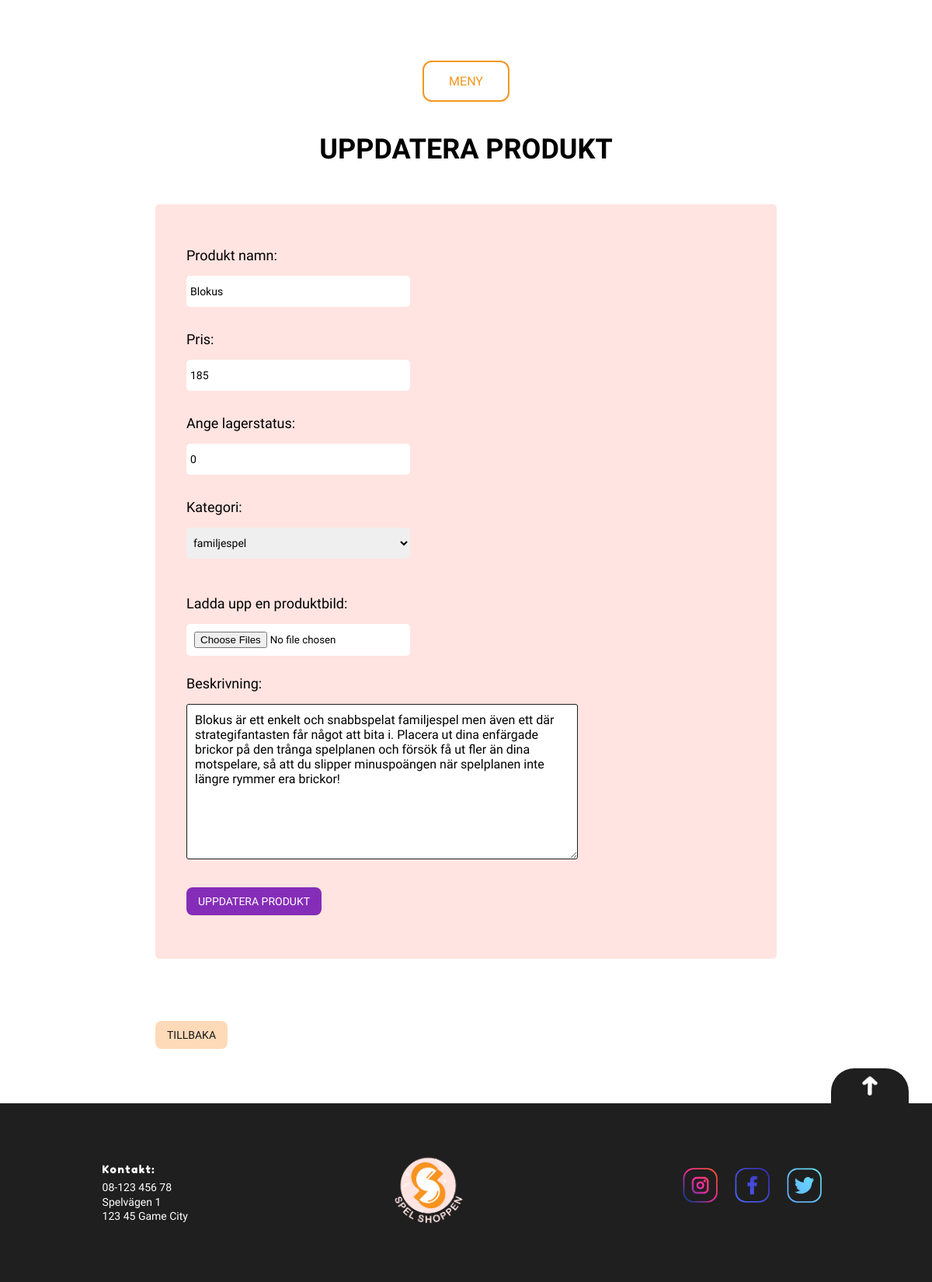
The app's page /admin/admin-update-product.php?id=6, older data.
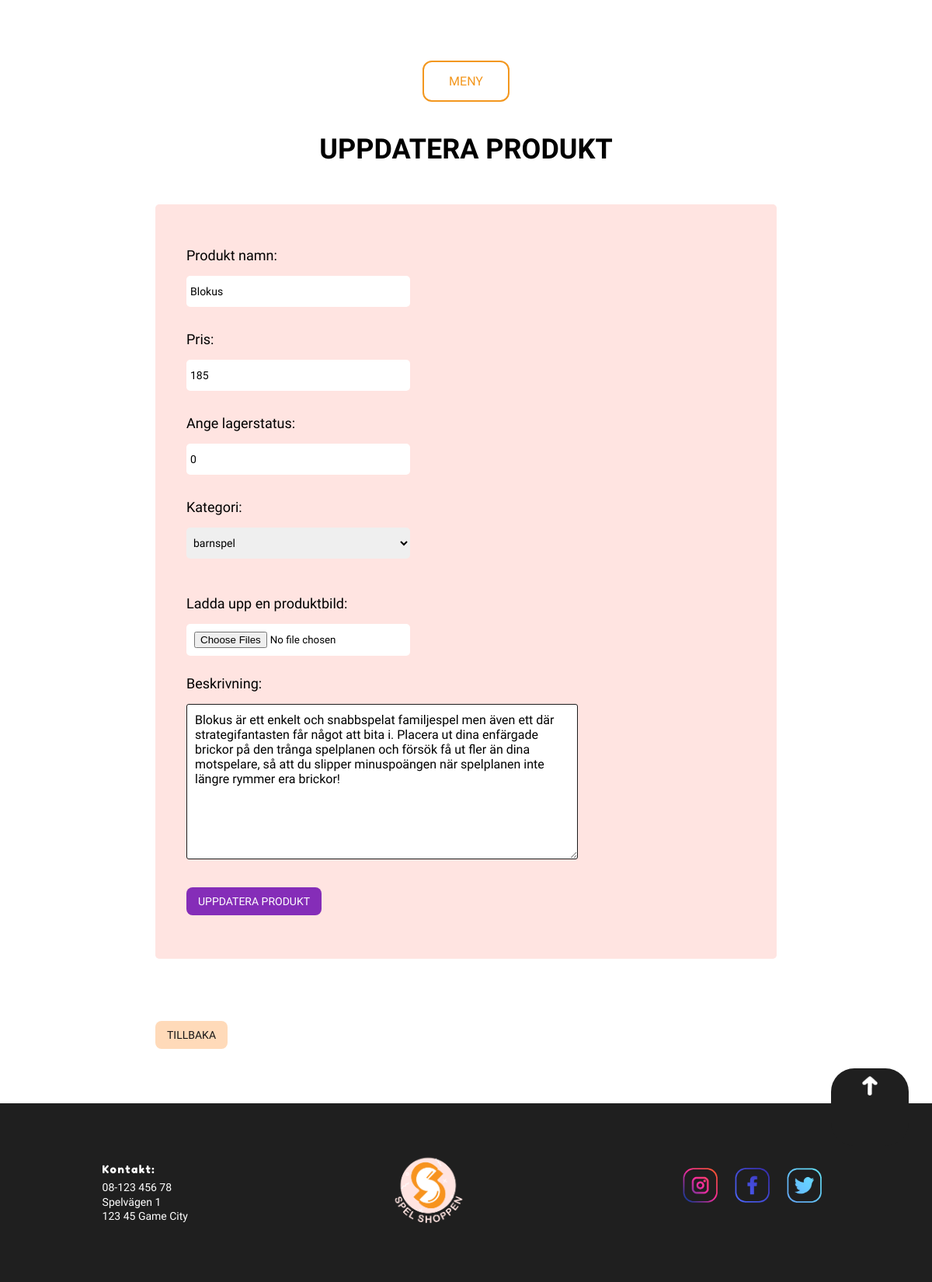
The same page, newer data.
### tables this page shows
CREATE TABLE `webshop_categories` (
  `categoryid` int(11) NOT NULL,
  `category` varchar(100) NOT NULL,
  `image` varchar(200) NOT NULL
);

### admin/admin-update-product.php (the view, shortened to what this page needs)
<?php
require_once '../config/db.php';
require_once 'header.php';
if(isset($_GET['id'])){
    $id = htmlspecialchars($_GET['id']);
    $sql = "SELECT * FROM webshop_products WHERE productid =:id";
    $stmt = $db->prepare($sql);
    $stmt->bindParam(':id', $id);
    $stmt->execute();
    if($stmt->rowCount() > 0){
        $row = $stmt->fetch(PDO::FETCH_ASSOC);
        $title = htmlspecialchars($row['title']);
        $price = htmlspecialchars($row['price']);
        $quantity = htmlspecialchars($row['quantity']);
        $description = htmlspecialchars($row['description']);
        $product_categoryid = htmlspecialchars($row['categoryid']);
    }else {
        header('Location:admin-products.php');
        exit;
    }
}else {
    header('Location:admin-products.php');
    exit;
}
$query ="SELECT * FROM webshop_categories WHERE categoryid = :categoryid";
$statment = $db->prepare($query);
$statment->bindParam(':categoryid', $product_categoryid);
$statment->execute();
while($row = $statment->fetch(PDO::FETCH_ASSOC)){
    $product_category = htmlspecialchars($row['category']);
}
    require_once "admin-update-product-form.php";
?>
<button class="back_btn"><a href="admin-products.php">Tillbaka</a></button>
<?php  require_once '../footer.php'; ?>

### admin/admin-update-product-form.php (shortened to what this page needs)
<section class="form_container">
<h1 class="page-title form-container__heading-text">Uppdatera produkt</h1>
<form action="#" method="POST" enctype="multipart/form-data" class="form-container">
<div class="product_field-name form-container__box">
<label for="title">Produkt namn: </label><br>
<input type="text" name="title"value='<?php echo $title; ?>' class="form-container__box-input">
</div>
<div class="product_field-price form-container__box">
<label for="price">Pris: </label><br>
<input type="text" name="price" value='<?php echo $price; ?>' class="form-container__box-input">
</div>
<div class="product_field-quantity form-container__box">
<label for="quantity">Ange lagerstatus: <br>
<input type="number" min="0" max="500" name="quantity" value='<?php echo $quantity; ?>' class="form-container__box-input">
</div>
<div class="product_field-category form-container__box">
<label for="category">Kategori: </label><br>
<select name="category" class="form-container__box-input">
<option value='<?php echo $product_categoryid;?>'><?php echo $product_category;?></option>
</select>
</div>
<div class="product_field-img form-container__image">
<label for="product-img">Ladda upp en produktbild: </label><br>
<input type="file" name="productimg[]" multiple="multiple" class="form-container__image-input">
</div>
<div class="product_field-description form-container__description">
<label for="description">Beskrivning: </label><br>
<textarea name="description" Placeholder="Beskrivning av produkt" class="form-container__description-input" cols="10" rows="8"><?php echo $description; ?></textarea>
</div>
<div class="product_field-submit form-container__submit">
<input type="submit" name="submit" value="Uppdatera produkt" class="form-container__submit-button">
</div>
</form>
</section>

Row changes from the older to the newer data that the page shows:
removed webshop_categories: category "familjespel"
now on this page (row unchanged): webshop_categories: category "barnspel"
